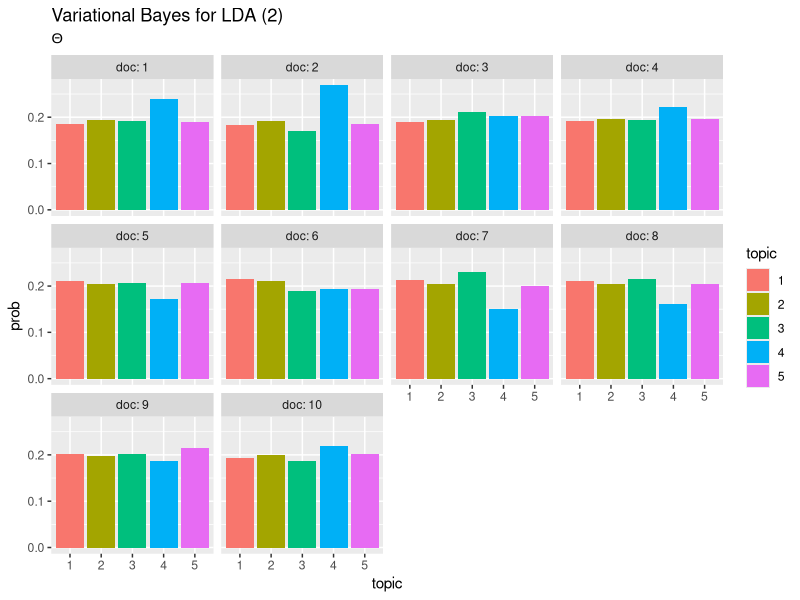
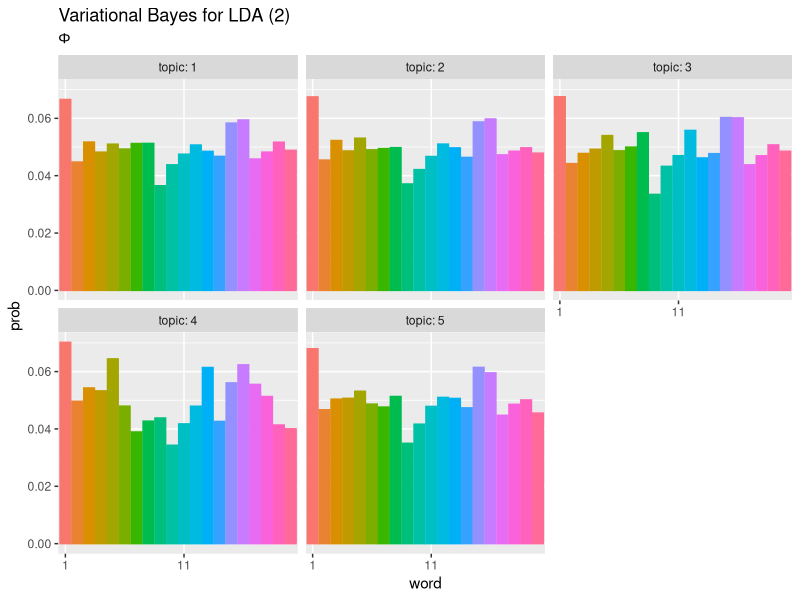
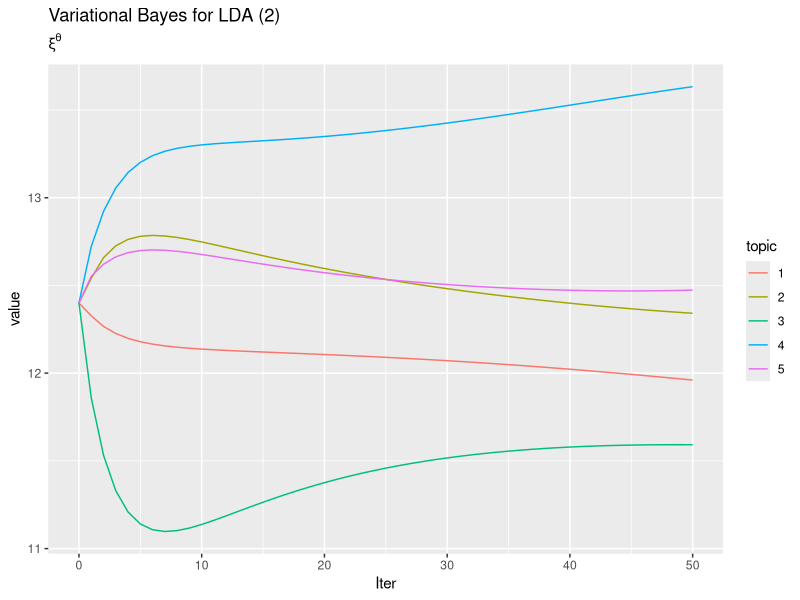
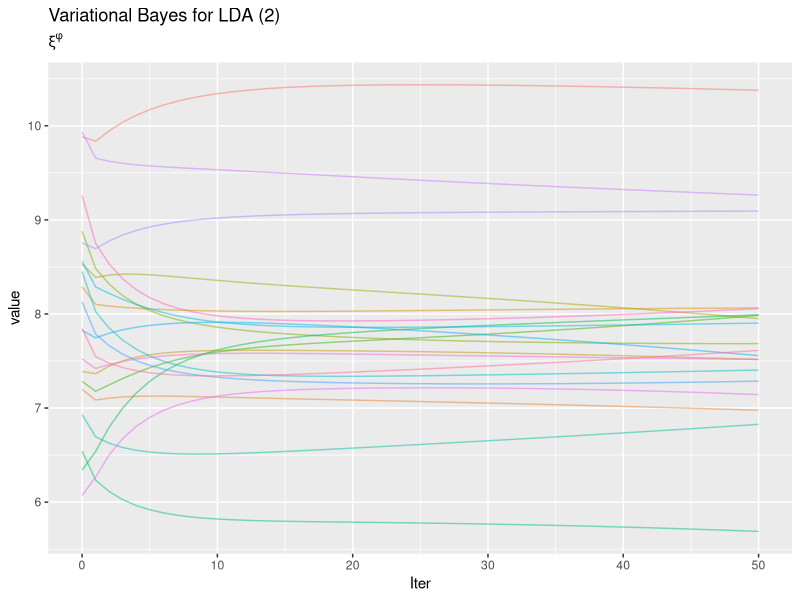

Write the R code that produced these figures, in order.

# Variational Bayes for LDA (2) -------------------------------------------

# 利用パッケージ
library(tidyverse)

## 簡易文書データ
# 文書数
M <- 10
# 語彙数
V <- 20
# 文書ごとの各語彙数
n_dv <- matrix(sample(1:5, M * V, replace = TRUE), M, V)
n_d <- apply(n_dv, 1, sum)


# パラメータの設定 ----------------------------------------------------------------

# イタレーション数を指定
OutIter <- 50
InIter  <- 10

# 絶対誤差の上限を指定
Abs_Err <- 0.1

# トピック数を指定
K <- 5

# 事前分布のパラメータ
alpha_k <- rep(2, K)
beta_v  <- rep(2, V)

# 潜在トピック集合の分布の初期値
z_dv_k <- array(0, dim = c(M, V, K))
for(d in 1:M) {
  for(v in 1:V) {
    # ランダムに値を生成
    tmp_q_z <- seq(0, 1, by = 0.01) %>% 
      sample(size = K, replace = TRUE)
    # 正規化
    z_dv_k[d, v, ] <- tmp_q_z / sum(tmp_q_z)
  }
}

## カウントの期待値
tmp_n <- array(0, dim = c(M, V, K))
for(k in 1:K) {
  tmp_n[, , k] <- z_dv_k[, , k] * n_dv
}

# 文書ごとにおいて各トピックが割り当てられた単語数の期待値
E_n_dk <- apply(n_dv, 1, sum) / K %>% 
  matrix(nrow = M, ncol = K)

# 全文書において各トピックが割り当てられた単語数の期待値
E_n_kv <- apply(tmp_n, c(3, 2), sum)

# 処理の検証用
sum(E_n_dk) == sum(n_dv)
sum(E_n_kv) == sum(n_dv)


# 事後分布パラメータの初期値(=事前分布のパラメータ)
xi_dk <- t(t(E_n_dk) + alpha_k)
xi_kv <- t(t(E_n_kv) + beta_v)


# 変分ベイズ -------------------------------------------------------------------

# 推移の確認用
trace_xi_theta <- array(0, dim = c(M, K, OutIter + 1))
trace_xi_phi   <- array(0, dim = c(K, V, OutIter + 1))
# 初期値を代入
trace_xi_theta[, , 1] <- xi_dk
trace_xi_phi[, , 1]   <- xi_kv

E_n_dk_old <- E_n_dk[1, ]
for(OI in 1:OutIter) { ## (イタレーション)
  
  for(d in 1:M) { ## (各文書)
    
    # 絶対誤差を初期化
    abs_err <- Abs_Err + 1
    # インナーループ回数を初期化
    II <- 1
    while(abs_err >= Abs_Err && II <= InIter) { ## (インナーイタレーション)
      
      # インナーループの回数を更新
      II <- II + 1
      
      # 潜在トピック集合の事後分布を計算:式(3.99)
      term1_kv <- digamma(xi_kv) - digamma(apply(xi_kv, 1, sum))
      term2_k  <- digamma(xi_dk[d, ]) - digamma(apply(xi_dk, 2, sum))
      tmp_q_z_kv <- exp(term1_kv) * exp(term2_k)
      # 正規化
      z_dv_k[d, , ] <- t(tmp_q_z_kv) / apply(tmp_q_z_kv, 2, sum)
      
      # カウントの期待値
      for(k in 1:K) {
        tmp_n[, , k] <- z_dv_k[, , k] * n_dv
      }
      E_n_dk <- apply(tmp_n, c(1, 3), sum)
      E_n_kv <- apply(tmp_n, c(3, 2), sum)
      
      # 事後分布のパラメータを計算:式(3.89)
      xi_dk[d, ] <- E_n_dk[d, ] + alpha_k
      
      # 絶対誤差を計算
      abs_err <- sum(abs(E_n_dk[d, ] - E_n_dk_old) / n_d[d]) / K
      # 次回の計算用に値を保存
      E_n_dk_old <- E_n_dk[d, ]
      
    } ## (/インナーイタレーション)
    
    # 動作確認用
    print(paste0("OutIter=", OI, ", InIter=", II, ", abs_err=", abs_err))
    
  } ## (/各文書)
  
  for(k in 1:K) { ## (各トピック)
    
    # 事後分布のパラメータ:式(3.95)
    xi_kv[k, ] <- E_n_kv[k, ] + beta_v
    
  } ## (/各トピック)
  
  # 推移の確認用
  trace_xi_theta[, , OI + 1] <- xi_dk
  trace_xi_phi[, , OI + 1]   <- xi_kv
}


# 推定結果の確認 ----------------------------------------------------------------------


## トピック分布(期待値)
# thetaの期待値を計算:式(2.10)
theta_dk <- xi_dk / apply(xi_dk, 1, sum)

# 作図用のデータフレームを作成
theta_WideDF <- cbind(
  as.data.frame(theta_dk), 
  doc = as.factor(1:M) # 文書番号
)

# データフレームをlong型に変換
theta_LongDF <- pivot_longer(
  theta_WideDF, 
  cols = -doc,         # 変換せずにそのまま残す現列名
  names_to = "topic",  # 現列名を格納する新しい列の名前
  names_prefix = "V",  # 現列名から取り除く文字列
  names_ptypes = list(topic = factor()),  # 現列名を要素とする際の型
  values_to = "prob"   # 現要素を格納する新しい列の名前
)

# 作図
ggplot(theta_LongDF, aes(x = topic, y = prob, fill = topic)) + 
  geom_bar(stat = "identity", position = "dodge") + # 棒グラフ
  facet_wrap( ~ doc, labeller = label_both) + # グラフの分割
  labs(title = "Variational Bayes for LDA (2)", 
       subtitle = expression(Theta)) # ラベル


## 単語分布(期待値)
# phiの期待値を計算:式(2.10)
phi_kv <- xi_kv / apply(xi_kv, 1, sum)

# 作図用のデータフレームを作成
phi_WideDF <- cbind(
  as.data.frame(phi_kv), 
  topic = as.factor(1:K) # トピック番号
)

# データフレームをlong型に変換
phi_LongDF <- pivot_longer(
  phi_WideDF, 
  cols = -topic,       # 変換せずにそのまま残す現列名
  names_to = "word",   # 現列名を格納する新しい列の名前
  names_prefix = "V",  # 現列名から取り除く文字列
  names_ptypes = list(word = factor()),  # 現列名を要素とする際の型
  values_to = "prob"   # 現要素を格納する新しい列の名前
)

# 作図
ggplot(phi_LongDF, aes(x = word, y = prob, fill = word, color = word)) + 
  geom_bar(stat = "identity", position = "dodge") + # 棒グラフ
  facet_wrap( ~ topic, labeller = label_both) + # グラフの分割
  scale_x_discrete(breaks = seq(1, V, by = 10)) + # x軸目盛
  theme(legend.position = "none") + # 凡例
  labs(title = "Variational Bayes for LDA (2)", 
       subtitle = expression(Phi)) # ラベル


# 推移の確認用gif ---------------------------------------------------------------------

# 利用パッケージ
library(gganimate)


# データフレームに変換
trace_xi_theta_WideDF <- data.frame()
trace_xi_phi_WideDF <- data.frame()
for(OI in 1:(OutIter + 1)) {
  # データフレームに変換
  tmp_trace_xi_theta <- cbind(
    as.data.frame(trace_xi_theta[, , OI]), 
    doc = as.factor(1:M), # 文書番号
    Iter = OI - 1 # 試行回数
  )
  tmp_trace_xi_phi <- cbind(
    as.data.frame(trace_xi_phi[, , OI]), 
    topic = as.factor(1:K), # トピック番号
    Iter = OI - 1 # 試行回数
  )
  # 結合
  trace_xi_theta_WideDF <- rbind(trace_xi_theta_WideDF, tmp_trace_xi_theta)
  trace_xi_phi_WideDF <- rbind(trace_xi_phi_WideDF, tmp_trace_xi_phi)
}

# データフレームをlong型に変換
trace_xi_theta_LongDF <- pivot_longer(
  trace_xi_theta_WideDF, 
  cols = -c(doc, Iter),          # 変換せずにそのまま残す現列名
  names_to = "topic",   # 現列名を格納する新しい列の名前
  names_prefix = "V",  # 現列名から取り除く文字列
  names_ptypes = list(topic = factor()),  # 現列名を要素とする際の型
  values_to = "value"    # 現要素を格納する新しい列の名前
)
trace_xi_phi_LongDF <- pivot_longer(
  trace_xi_phi_WideDF, 
  cols = -c(topic, Iter),        # 変換せずにそのまま残す現列名
  names_to = "word",    # 現列名を格納する新しい列の名前
  names_prefix = "V",  # 現列名から取り除く文字列
  names_ptypes = list(word = factor()),  # 現列名を要素とする際の型
  values_to = "value"    # 現要素を格納する新しい列の名前
)

## トピック分布
# 作図
graph_xi_theta <- ggplot(trace_xi_theta_LongDF, aes(x = topic, y = value, fill = topic)) + 
  geom_bar(stat = "identity", position = "dodge") +  # 棒グラフ
  facet_wrap( ~ doc, labeller = label_both) +        # グラフの分割
  transition_manual(Iter) + 
  labs(title = "Variational Bayes for LDA (2)", 
       subtitle = "Iter={current_frame}", 
       y = expression(Eta[dk]^theta)) # ラベル

# 描画
animate(graph_xi_theta, nframes = (OutIter + 1), fps = 10)


## 単語分布
# 作図
graph_xi_phi <- ggplot(trace_xi_phi_LongDF, aes(x = word, y = value, fill = word, color = word)) + 
  geom_bar(stat = "identity", position = "dodge") +  # 棒グラフ
  facet_wrap( ~ topic, labeller = label_both) +      # グラフの分割
  scale_x_discrete(breaks = seq(1, V, by = 10)) +    # x軸目盛
  theme(legend.position = "none") +                  # 凡例
  transition_manual(Iter) + 
  labs(title = "Variational Bayes for LDA (2)", 
       subtitle = "Iter={current_frame}", 
       y = expression(xi[kv]^phi)) # ラベル

# 描画
animate(graph_xi_phi, nframes = (OutIter + 1), fps = 10)


### 折れ線グラフ
## トピック分布のパラメータ
# 文書番号を指定
doc_num <- 10

# 作図
trace_xi_theta_LongDF %>% 
  filter(doc == doc_num) %>% 
  ggplot(aes(x = Iter, y = value, color = topic)) + 
  geom_line() + 
  labs(title = "Variational Bayes for LDA (2)", 
       subtitle = expression(xi^theta)) # ラベル


## トピック分布のパラメータ
# トピック番号を指定
topic_num <- 1

# 作図
trace_xi_phi_LongDF %>% 
  filter(topic == topic_num) %>% 
  ggplot(aes(x = Iter, y = value, color = word)) + 
  geom_line(alpha = 0.5) + 
  theme(legend.position = "none") + # 凡例
  labs(title = "Variational Bayes for LDA (2)", 
       subtitle = expression(xi^phi)) # ラベル
